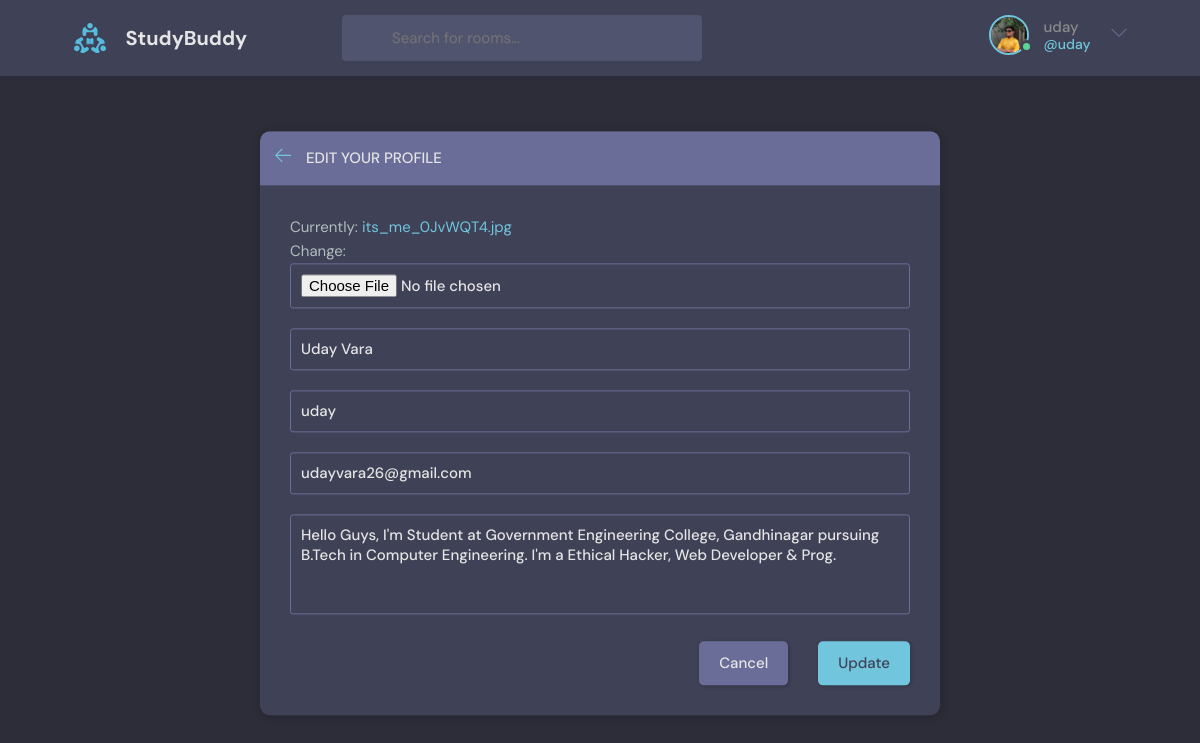
The app's page /update-user/ (signed in), older data.
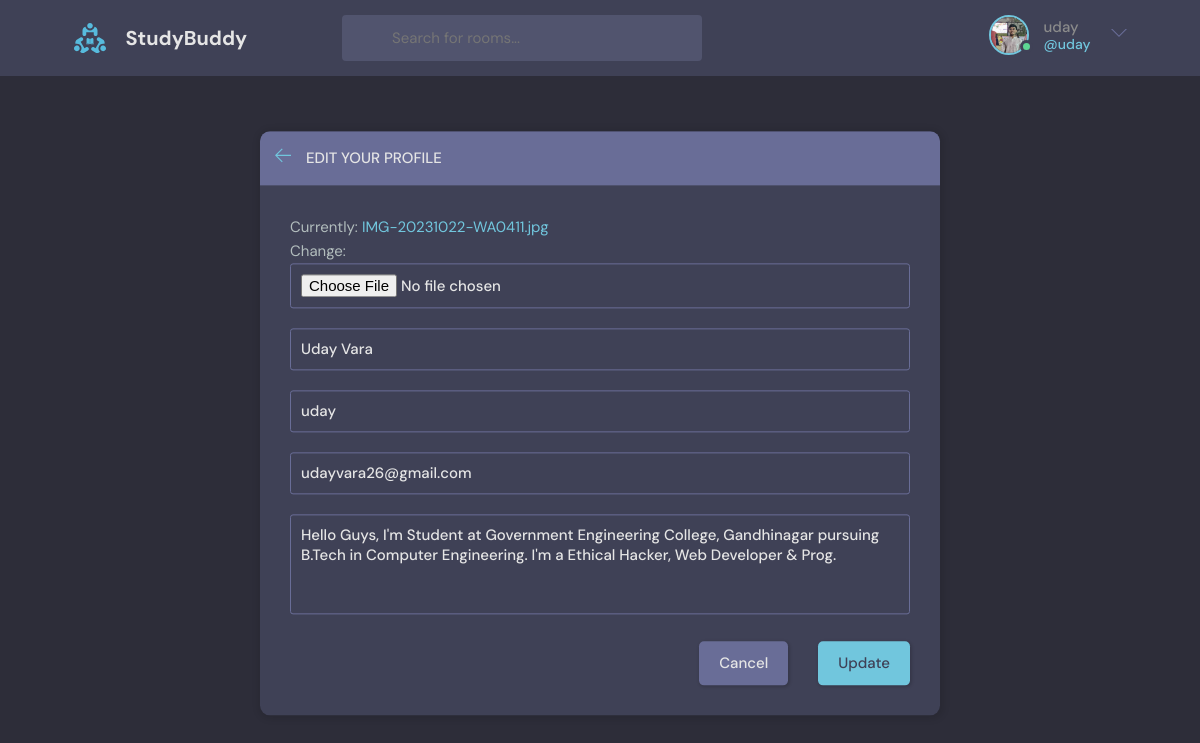
The same page, newer data.
### base/models.py (models this page shows)
class User(AbstractUser):
    name = models.CharField(max_length= 200 , null= True)
    email = models.EmailField( unique=True,null= True)
    bio = models.TextField(null= True)
    avatar = models.ImageField(null = True , default = "avatar.svg")
    USERNAME_FIELD = 'email'
    REQUIRED_FIELDS = ['username']

### base/views.py (the view)
# urls.py: path('update-user/',views.updateUser, name = 'update-user'),
@login_required(login_url ='/login')
def updateUser(request):
    user = request.user
    form = UserForm(instance=user)
    if request.method == 'POST':
        form = UserForm(request.POST,request.FILES,instance=user)
        if form.is_valid():
            form.save()
            return redirect('user-Profile', pk = user.id)
    return render(request, 'base/update_user.html',{'form':form})

### base/forms.py
class UserForm(ModelForm):
    class Meta:
        model = User
        fields = ['avatar', 'name' , 'username','email' , 'bio']

### base/templates/base/update_user.html (shortened to what this page needs)
{% extends 'main.html' %}
{% block content %}
<main class="update-account layout">
        <div class="container">
            <div class="layout__box">
                <div class="layout__boxHeader">
                    <div class="layout__boxTitle">
                        <a href="{% url 'home' %}">
                            <svg version="1.1" xmlns="http://www.w3.org/2000/svg" width="32" height="32"
                                viewBox="0 0 32 32">
                                <title>arrow-left</title>
                                <path
                                    d="M13.723 2.286l-13.723 13.714 13.719 13.714 1.616-1.611-10.96-10.96h27.625v-2.286h-27.625l10.965-10.965-1.616-1.607z">
                                </path>
                            </svg>
                        </a>
                        <h3>Edit your profile</h3>
                    </div>
                </div>
                <div class="layout__body">
                    <form class="form" action="" enctype="multipart/form-data" method = "post">
                        {% for filed in form %}
                        <div class="form__group">
                           {{filed}}
                        </div>
                        {% endfor %}
                        <div class="form__action">
                            <a class="btn btn--dark" href="{% url 'home' %}">Cancel</a>
                            <button class="btn btn--main" type="submit">Update</button>
                        </div>
                    </form>
                </div>
            </div>
        </div>
    </main>
  {% endblock content%}

### tempaltes/navbar.html (shortened to what this page needs)
{% load static %}
<header class="header header--loggedIn">
  <div class="container">
    <a href="{% url 'home' %}" class="header__logo">
      <img src="{% static 'images/logo.svg' %}" />
      <h1>StudyBuddy</h1>
    </a>
    <form class="header__search" method="get" action="{% url 'home' %}">
      <label>
        <svg version="1.1" xmlns="http://www.w3.org/2000/svg" width="32" height="32" viewBox="0 0 32 32">
          <title>search</title>
        </svg>
        <input  name="q" placeholder="Search for rooms..." />
      </label>
    </form>
    <nav class="header__menu">
       {% if request.user.is_authenticated  %}
      <div class="header__user">
        <a href="{% url 'update-user' %}">
          <div class="avatar avatar--medium active">
            <img src="{{request.user.avatar.url}}" />
          </div>
          <p>{{request.user.username}}<span>@{{request.user.username}}</span></p>
        </a>
        <button class="dropdown-button">
          <svg version="1.1" xmlns="http://www.w3.org/2000/svg" width="32" height="32" viewBox="0 0 32 32">
            <title>chevron-down</title>
            <path d="M16 21l-13-13h-3l16 16 16-16h-3l-13 13z"></path>
          </svg>
        </button>
      </div>
      {% else %}
      <a href="{% url 'login' %}">
        <img src="{% static 'images/avatar.svg' %}" />
        <p>Login</p>
      </a>
      {% endif %}
    </nav>
  </div>
</header>

Row changes from the older to the newer data that the page shows:
changed User "uday": user.avatar: a different picture
Text that changed along with them:
text no longer shown: "Currently: its_me_0JvWQT4.jpg Change:"
text now shown: "Currently: IMG-20231022-WA0411.jpg Change:"
